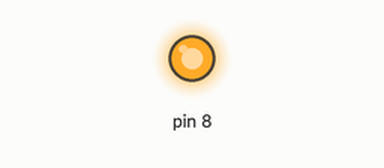
Bench run of a program on a simulated Raspberry Pi (header pin numbers). Parts: output pins drawn as LEDs (lit = HIGH). At 0.0 s the program stops and its outputs stay as they are.

Above: at 0.1 s.
Timing chart, 0 to 1.5 s (numbered marks = the images above):
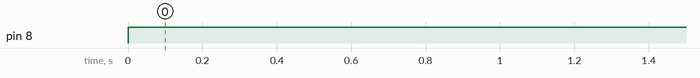

Measured:
- by itself, pin 8: LOW → HIGH at 0.00 s

The program:

acende.py
```python
#-*- coding: utf-8 -*-
import RPi.GPIO as GPIO
import time

#configurando como BOARD, Pinos Físicos
GPIO.setmode(GPIO.BOARD)

#Configurando a direção do Pino
GPIO.setup(8, GPIO.OUT) #usei 8 pois meu setmode é board, se estivesse usando BCM seria 14
#Ligando o led
GPIO.output(8, GPIO.HIGH)
```
